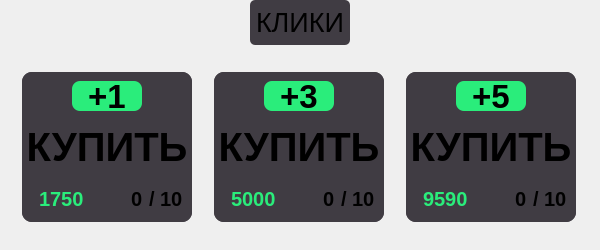
            <widget class="QFrame" name="clicks_frame">
             <property name="minimumSize">
              <size>
               <width>600</width>
               <height>250</height>
              </size>
             </property>
             <property name="maximumSize">
              <size>
               <width>600</width>
               <height>250</height>
              </size>
             </property>
             <layout class="QVBoxLayout" name="verticalLayout_14">
              <property name="spacing">
               <number>0</number>
              </property>
              <property name="leftMargin">
               <number>0</number>
              </property>
              <property name="topMargin">
               <number>0</number>
              </property>
              <property name="rightMargin">
               <number>0</number>
              </property>
              <property name="bottomMargin">
               <number>0</number>
              </property>
              <item>
               <widget class="QFrame" name="">
                <property name="minimumSize">
                 <size>
                  <width>0</width>
                  <height>45</height>
                 </size>
                </property>
                <property name="maximumSize">
                 <size>
                  <width>16777215</width>
                  <height>45</height>
                 </size>
                </property>
                <layout class="QHBoxLayout" name="horizontalLayout_23">
                 <property name="spacing">
                  <number>0</number>
                 </property>
                 <property name="leftMargin">
                  <number>0</number>
                 </property>
                 <property name="topMargin">
                  <number>0</number>
                 </property>
                 <property name="rightMargin">
                  <number>0</number>
                 </property>
                 <property name="bottomMargin">
                  <number>0</number>
                 </property>
                 <item>
                  <spacer name="horizontalSpacer_20">
                   <property name="orientation">
                    <enum>Qt::Orientation::Horizontal</enum>
                   </property>
                   <property name="sizeHint" stdset="0">
                    <size>
                     <width>40</width>
                     <height>20</height>
                    </size>
                   </property>
                  </spacer>
                 </item>
                 <item>
                  <widget class="QLabel" name="label_30">
                   <property name="minimumSize">
                    <size>
                     <width>100</width>
                     <height>45</height>
                    </size>
                   </property>
                   <property name="maximumSize">
                    <size>
                     <width>100</width>
                     <height>45</height>
                    </size>
                   </property>
                   <property name="font">
                    <font>
                     <pointsize>20</pointsize>
                    </font>
                   </property>
                   <property name="styleSheet">
                    <string notr="true">background-color: rgb(64, 60, 67);
border-radius: 5px;</string>
                   </property>
                   <property name="text">
                    <string>КЛИКИ</string>
                   </property>
                   <property name="alignment">
                    <set>Qt::AlignmentFlag::AlignCenter</set>
                   </property>
                  </widget>
                 </item>
                 <item>
                  <spacer name="horizontalSpacer_21">
                   <property name="orientation">
                    <enum>Qt::Orientation::Horizontal</enum>
                   </property>
                   <property name="sizeHint" stdset="0">
                    <size>
                     <width>40</width>
                     <height>20</height>
                    </size>
                   </property>
                  </spacer>
                 </item>
                </layout>
               </widget>
              </item>
              <item>
               <widget class="QFrame" name="buy_ckicks_frame">
                <layout class="QHBoxLayout" name="horizontalLayout_24">
                 <property name="spacing">
                  <number>0</number>
                 </property>
                 <property name="leftMargin">
                  <number>0</number>
                 </property>
                 <property name="topMargin">
                  <number>0</number>
                 </property>
                 <property name="rightMargin">
                  <number>0</number>
                 </property>
                 <property name="bottomMargin">
                  <number>0</number>
                 </property>
                 <item>
                  <widget class="QFrame" name="one_click_buy_frame">
                   <property name="minimumSize">
                    <size>
                     <width>170</width>
                     <height>150</height>
                    </size>
                   </property>
                   <property name="maximumSize">
                    <size>
                     <width>170</width>
                     <height>150</height>
                    </size>
                   </property>
                   <property name="styleSheet">
                    <string notr="true">background-color: rgb(64, 60, 67);
border-radius:10px;
</string>
                   </property>
                   <layout class="QVBoxLayout" name="verticalLayout_10">
                    <property name="leftMargin">
                     <number>0</number>
                    </property>
                    <property name="topMargin">
                     <number>0</number>
                    </property>
                    <property name="rightMargin">
                     <number>0</number>
                    </property>
                    <property name="bottomMargin">
                     <number>0</number>
                    </property>
                    <item>
                     <widget class="QFrame" name="">
                      <layout class="QHBoxLayout" name="horizontalLayout_18">
                       <item>
                        <spacer name="horizontalSpacer_12">
                         <property name="orientation">
                          <enum>Qt::Orientation::Horizontal</enum>
                         </property>
                         <property name="sizeHint" stdset="0">
                          <size>
                           <width>40</width>
                           <height>20</height>
                          </size>
                         </property>
                        </spacer>
                       </item>
                       <item alignment="">
                        <widget class="QLabel" name="label_3">
                         <property name="minimumSize">
                          <size>
                           <width>70</width>
                           <height>30</height>
                          </size>
                         </property>
                         <property name="font">
                          <font>
                           <pointsize>25</pointsize>
                           <bold>true</bold>
                          </font>
                         </property>
                         <property name="styleSheet">
                          <string notr="true">background-color: rgb(42, 237, 123);
border-radius: 8px;
</string>
                         </property>
                         <property name="text">
                          <string>+1</string>
                         </property>
                         <property name="alignment">
                          <set>Qt::AlignmentFlag::AlignCenter</set>
                         </property>
                        </widget>
                       </item>
                       <item>
                        <spacer name="horizontalSpacer_13">
                         <property name="orientation">
                          <enum>Qt::Orientation::Horizontal</enum>
                         </property>
                         <property name="sizeHint" stdset="0">
                          <size>
                           <width>40</width>
                           <height>20</height>
                          </size>
                         </property>
                        </spacer>
                       </item>
                      </layout>
                     </widget>
                    </item>
                    <item>
                     <widget class="QPushButton" name="pushButton_4">
                      <property name="font">
                       <font>
                        <pointsize>30</pointsize>
                        <bold>true</bold>
                       </font>
                      </property>
                      <property name="text">
                       <string>КУПИТЬ</string>
                      </property>
                      <property name="flat">
                       <bool>true</bool>
                      </property>
                     </widget>
                    </item>
                    <item>
                     <widget class="QFrame" name="">
                      <layout class="QHBoxLayout" name="horizontalLayout_17">
                       <item>
                        <widget class="QLabel" name="label_4">
                         <property name="font">
                          <font>
                           <pointsize>15</pointsize>
                           <bold>true</bold>
                          </font>
                         </property>
                         <property name="styleSheet">
                          <string notr="true">color: rgb(42, 237, 123);
margin: 3px;</string>
                         </property>
                         <property name="text">
                          <string>1750</string>
                         </property>
                        </widget>
                       </item>
                       <item>
                        <spacer name="horizontalSpacer_11">
                         <property name="orientation">
                          <enum>Qt::Orientation::Horizontal</enum>
                         </property>
                         <property name="sizeHint" stdset="0">
                          <size>
                           <width>40</width>
                           <height>20</height>
                          </size>
                         </property>
                        </spacer>
                       </item>
                       <item>
                        <widget class="QLabel" name="label_6">
                         <property name="font">
                          <font>
                           <pointsize>15</pointsize>
                           <bold>true</bold>
                          </font>
                         </property>
                         <property name="text">
                          <string>0</string>
                         </property>
                        </widget>
                       </item>
                       <item>
                        <widget class="QLabel" name="label_7">
                         <property name="font">
                          <font>
                           <pointsize>15</pointsize>
                           <bold>true</bold>
                          </font>
                         </property>
                         <property name="text">
                          <string>/ 10</string>
                         </property>
                        </widget>
                       </item>
                      </layout>
                     </widget>
                    </item>
                   </layout>
                  </widget>
                 </item>
                 <item>
                  <widget class="QFrame" name="one_click_buy_frame_2">
                   <property name="minimumSize">
                    <size>
                     <width>170</width>
                     <height>150</height>
                    </size>
                   </property>
                   <property name="maximumSize">
                    <size>
                     <width>170</width>
                     <height>150</height>
                    </size>
                   </property>
                   <property name="styleSheet">
                    <string notr="true">background-color: rgb(64, 60, 67);
border-radius:10px;</string>
                   </property>
                   <layout class="QVBoxLayout" name="verticalLayout_12">
                    <property name="leftMargin">
                     <number>0</number>
                    </property>
                    <property name="topMargin">
                     <number>0</number>
                    </property>
                    <property name="rightMargin">
                     <number>0</number>
                    </property>
                    <property name="bottomMargin">
                     <number>0</number>
                    </property>
                    <item>
                     <widget class="QFrame" name="frame_13">
                      <layout class="QHBoxLayout" name="horizontalLayout_19">
                       <item>
                        <spacer name="horizontalSpacer_14">
                         <property name="orientation">
                          <enum>Qt::Orientation::Horizontal</enum>
                         </property>
                         <property name="sizeHint" stdset="0">
                          <size>
                           <width>40</width>
                           <height>20</height>
                          </size>
                         </property>
                        </spacer>
                       </item>
                       <item>
                        <widget class="QLabel" name="label_22">
                         <property name="minimumSize">
                          <size>
                           <width>70</width>
                           <height>30</height>
                          </size>
                         </property>
                         <property name="font">
                          <font>
                           <pointsize>25</pointsize>
                           <bold>true</bold>
                          </font>
                         </property>
                         <property name="styleSheet">
                          <string notr="true">background-color: rgb(42, 237, 123);
border-radius: 8px;
</string>
                         </property>
                         <property name="text">
                          <string>+3</string>
                         </property>
                         <property name="alignment">
                          <set>Qt::AlignmentFlag::AlignCenter</set>
                         </property>
                        </widget>
                       </item>
                       <item>
                        <spacer name="horizontalSpacer_15">
                         <property name="orientation">
                          <enum>Qt::Orientation::Horizontal</enum>
                         </property>
                         <property name="sizeHint" stdset="0">
                          <size>
                           <width>40</width>
                           <height>20</height>
                          </size>
                         </property>
                        </spacer>
                       </item>
                      </layout>
                     </widget>
                    </item>
                    <item>
                     <widget class="QPushButton" name="pushButton_5">
                      <property name="font">
                       <font>
                        <pointsize>30</pointsize>
                        <bold>true</bold>
                       </font>
                      </property>
                      <property name="text">
                       <string>КУПИТЬ</string>
                      </property>
                      <property name="flat">
                       <bool>true</bool>
                      </property>
                     </widget>
                    </item>
                    <item>
                     <widget class="QFrame" name="frame_14">
                      <layout class="QHBoxLayout" name="horizontalLayout_20">
                       <item>
                        <widget class="QLabel" name="label_23">
                         <property name="font">
                          <font>
                           <pointsize>15</pointsize>
                           <bold>true</bold>
                          </font>
                         </property>
                         <property name="styleSheet">
                          <string notr="true">color: rgb(42, 237, 123);
margin: 3px;</string>
                         </property>
                         <property name="text">
                          <string>5000</string>
                         </property>
                        </widget>
                       </item>
                       <item>
                        <spacer name="horizontalSpacer_16">
                         <property name="orientation">
                          <enum>Qt::Orientation::Horizontal</enum>
                         </property>
                         <property name="sizeHint" stdset="0">
                          <size>
                           <width>40</width>
                           <height>20</height>
                          </size>
                         </property>
                        </spacer>
                       </item>
                       <item>
                        <widget class="QLabel" name="label_24">
                         <property name="font">
                          <font>
                           <pointsize>15</pointsize>
                           <bold>true</bold>
                          </font>
                         </property>
                         <property name="text">
                          <string>0</string>
                         </property>
                        </widget>
                       </item>
                       <item>
                        <widget class="QLabel" name="label_25">
                         <property name="font">
                          <font>
                           <pointsize>15</pointsize>
                           <bold>true</bold>
                          </font>
                         </property>
                         <property name="text">
                          <string>/ 10</string>
                         </property>
                        </widget>
                       </item>
                      </layout>
                     </widget>
                    </item>
                   </layout>
                  </widget>
                 </item>
                 <item>
                  <widget class="QFrame" name="one_click_buy_frame_3">
                   <property name="minimumSize">
                    <size>
                     <width>170</width>
                     <height>150</height>
                    </size>
                   </property>
                   <property name="maximumSize">
                    <size>
                     <width>170</width>
                     <height>150</height>
                    </size>
                   </property>
                   <property name="styleSheet">
                    <string notr="true">background-color: rgb(64, 60, 67);
border-radius:10px;</string>
                   </property>
                   <layout class="QVBoxLayout" name="verticalLayout_13">
                    <property name="leftMargin">
                     <number>0</number>
                    </property>
                    <property name="topMargin">
                     <number>0</number>
                    </property>
                    <property name="rightMargin">
                     <number>0</number>
                    </property>
                    <property name="bottomMargin">
                     <number>0</number>
                    </property>
                    <item>
                     <widget class="QFrame" name="frame_15">
                      <layout class="QHBoxLayout" name="horizontalLayout_21">
                       <item>
                        <spacer name="horizontalSpacer_17">
                         <property name="orientation">
                          <enum>Qt::Orientation::Horizontal</enum>
                         </property>
                         <property name="sizeHint" stdset="0">
                          <size>
                           <width>40</width>
                           <height>20</height>
                          </size>
                         </property>
                        </spacer>
                       </item>
                       <item>
                        <widget class="QLabel" name="label_26">
                         <property name="minimumSize">
                          <size>
                           <width>70</width>
                           <height>30</height>
                          </size>
                         </property>
                         <property name="font">
                          <font>
                           <pointsize>25</pointsize>
                           <bold>true</bold>
                          </font>
                         </property>
                         <property name="styleSheet">
                          <string notr="true">background-color: rgb(42, 237, 123);
border-radius: 8px;
</string>
                         </property>
                         <property name="text">
                          <string>+5</string>
                         </property>
                         <property name="alignment">
                          <set>Qt::AlignmentFlag::AlignCenter</set>
                         </property>
                        </widget>
                       </item>
                       <item>
                        <spacer name="horizontalSpacer_18">
                         <property name="orientation">
                          <enum>Qt::Orientation::Horizontal</enum>
                         </property>
                         <property name="sizeHint" stdset="0">
                          <size>
                           <width>40</width>
                           <height>20</height>
                          </size>
                         </property>
                        </spacer>
                       </item>
                      </layout>
                     </widget>
                    </item>
                    <item>
                     <widget class="QPushButton" name="pushButton_6">
                      <property name="font">
                       <font>
                        <pointsize>30</pointsize>
                        <bold>true</bold>
                       </font>
                      </property>
                      <property name="text">
                       <string>КУПИТЬ</string>
                      </property>
                      <property name="flat">
                       <bool>true</bool>
                      </property>
                     </widget>
                    </item>
                    <item>
                     <widget class="QFrame" name="frame_16">
                      <layout class="QHBoxLayout" name="horizontalLayout_22">
                       <item>
                        <widget class="QLabel" name="label_27">
                         <property name="font">
                          <font>
                           <pointsize>15</pointsize>
                           <bold>true</bold>
                          </font>
                         </property>
                         <property name="styleSheet">
                          <string notr="true">color: rgb(42, 237, 123);
margin: 3px;</string>
                         </property>
                         <property name="text">
                          <string>9590</string>
                         </property>
                        </widget>
                       </item>
                       <item>
                        <spacer name="horizontalSpacer_19">
                         <property name="orientation">
                          <enum>Qt::Orientation::Horizontal</enum>
                         </property>
                         <property name="sizeHint" stdset="0">
                          <size>
                           <width>40</width>
                           <height>20</height>
                          </size>
                         </property>
                        </spacer>
                       </item>
                       <item>
                        <widget class="QLabel" name="label_28">
                         <property name="font">
                          <font>
                           <pointsize>15</pointsize>
                           <bold>true</bold>
                          </font>
                         </property>
                         <property name="text">
                          <string>0</string>
                         </property>
                        </widget>
                       </item>
                       <item>
                        <widget class="QLabel" name="label_29">
                         <property name="font">
                          <font>
                           <pointsize>15</pointsize>
                           <bold>true</bold>
                          </font>
                         </property>
                         <property name="text">
                          <string>/ 10</string>
                         </property>
                        </widget>
                       </item>
                      </layout>
                     </widget>
                    </item>
                   </layout>
                  </widget>
                 </item>
                </layout>
               </widget>
              </item>
             </layout>
            </widget>
